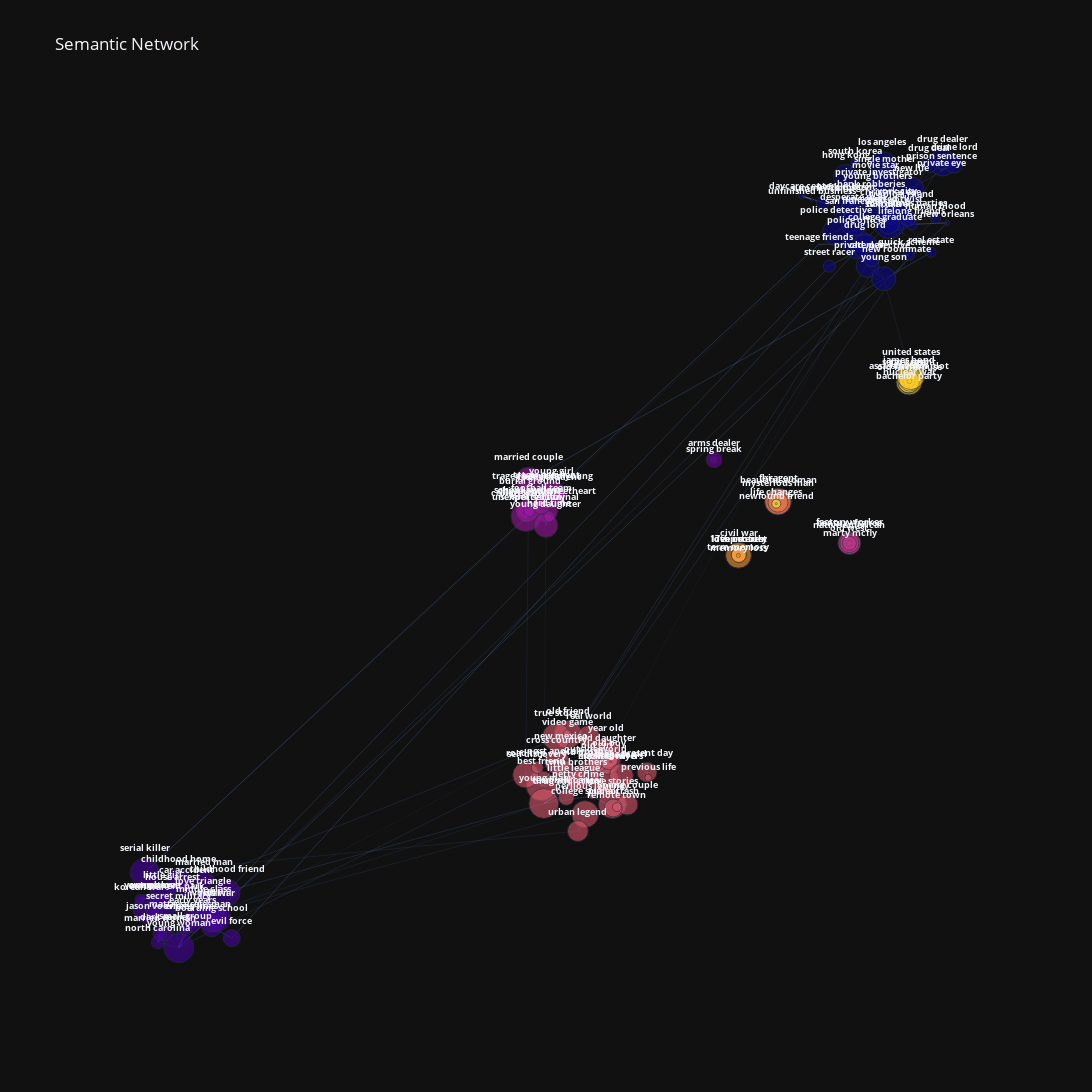

Notebook code cell kept with this figure:
### Markdown cell above
#### Draw networks

### Code cell
fig = bunka.fit_draw(
            variables=["main form"],
            top_n=200,
            global_filter=0.2,
            n_neighbours=6,
            method="node2vec",
            n_cluster=10,
            bin_number=30,
            black_hole_force=1,
            color="community",
            size="size",
            symbol="entity",
            textfont_size=9,
            edge_size=1,
            height=1500,
            width=1500,
            template="plotly_dark",
        )

fig.show()
